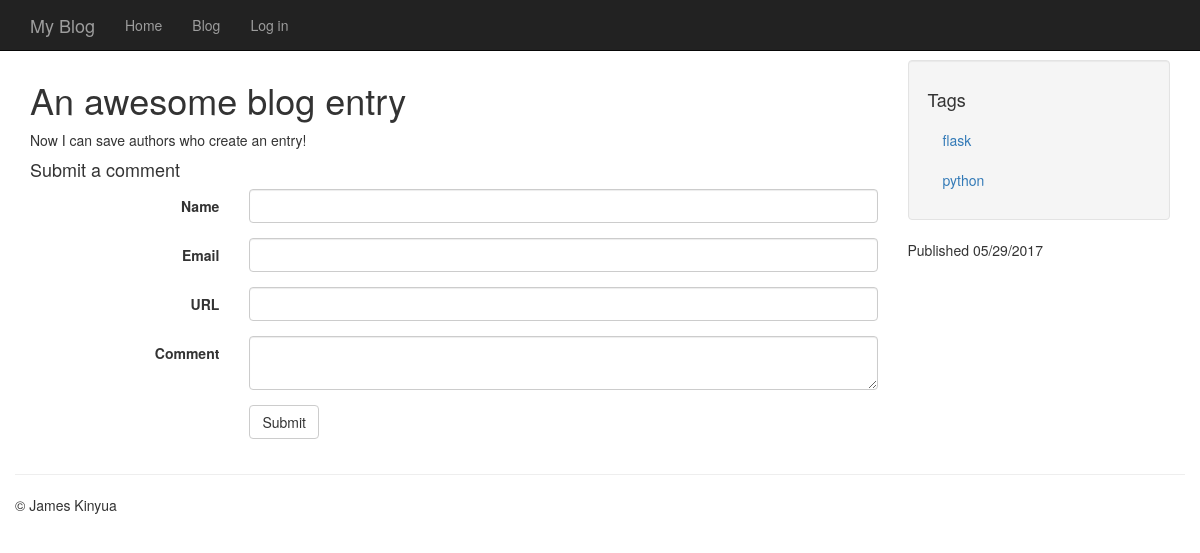
/entries/an-awesome-blog-entry/, run on the app's committed database.
### models.py (models this page shows, shortened)
class Entry(db.Model):
    STATUS_PUBLIC = 0
    STATUS_DRAFT = 1
    STATUS_DELETED = 2
    id = db.Column(db.Integer, primary_key=True)
    title = db.Column(db.String(100))
    slug = db.Column(db.String(100), unique=True)
    body = db.Column(db.Text)
    status = db.Column(db.SmallInteger, default=STATUS_PUBLIC)
    created_timestamp = db.Column(db.DateTime, default=datetime.datetime.now)
    modified_timestamp = db.Column(db.DateTime, default=datetime.datetime.now,
                                   onupdate=datetime.datetime.now)
    author_id = db.Column(db.Integer, db.ForeignKey('user.id'))
    tags = db.relationship('Tag', secondary=entry_tags,
                           backref=db.backref('entries', lazy='dynamic'))
    comments = db.relationship('Comment', backref='entry', lazy='dynamic')

class Tag(db.Model):
    id = db.Column(db.Integer, primary_key=True)
    name = db.Column(db.String(64))
    slug = db.Column(db.String(64), unique=True)

### entries/blueprint.py (the view)
@entries.route('/<slug>/')
def detail(slug):
    entry = get_entry_or_404(slug)
    form = CommentForm(data={'entry_id': entry.id})
    return render_template('entries/detail.html', entry=entry, form=form)

### entries/forms.py (shortened to what this page needs)
class CommentForm(wtforms.Form):
    name = wtforms.StringField('Name', validators=[DataRequired()])
    email = wtforms.StringField('Email', validators=[DataRequired(),
                                                     Email()])
    url = wtforms.StringField('URL', validators=[Optional(), URL()])
    body = wtforms.TextAreaField('Comment', validators=[DataRequired(),
                                                    Length(min=10, max=3000)])
    entry_id = wtforms.HiddenField(validators=[DataRequired()])

### app.py (called while the page is built)
@app.before_request
def before_request():
    g.user = current_user

### entries/blueprint.py (called while the page is built)
def get_entry_or_404(slug, author=None):
    query = Entry.query.filter(Entry.slug == slug)
    if author:
        query = query.filter(Entry.author == author)
    else:
        query = filter_status_by_user(query)
    return query.first_or_404()

def filter_status_by_user(query):
    if not g.user.is_authenticated:
        query = query.filter(Entry.status == Entry.STATUS_PUBLIC)
    else:
        query = query.filter(
            (Entry.status == Entry.STATUS_PUBLIC)|
            ((Entry.author == g.user) &
             (Entry.status != Entry.STATUS_DELETED))
        )
    return query

### entries/templates/entries/detail.html (shortened to what this page needs)
{% extends "base.html" %}
{% block content_title %}{{ entry.title }}{% endblock %}
{% block sidebar %}
	<ul class="well nav nav-list">
		<li><h4>Tags</h4></li>
		{% for tag in entry.tags %}
			<li><a href="{{ url_for('entries.tag_detail', slug=tag.slug) }}">{{ tag.name }}</a></li>
		{% endfor %}
	</ul>
	<p>Published {{ entry.created_timestamp.strftime('%m/%d/%Y') }}</p>
{% endblock %}
{% block content %}
	{{ entry.body }}
	<h4 id="comment-form">Submit a comment</h4>
	{% include "includes/comment_form.html" %}
{% endblock %}

### templates/base.html (shortened to what this page needs)
<!DOCTYPE html>
<html>
	<head>
		<link rel="stylesheet" type="text/css" href="//netdna.bootstrapcdn.com/bootstrap/3.1.0/css/bootstrap.min.css">
	</head>
	<body class="{% block body_class %}{% endblock %}">
	<div class="navbar navbar-inverse navbar-fixed-top" role="navigation">
		<div class="container">
			<div class="navbar-header">
				<a class="navbar-brand" href="#">{% block branding %}My Blog{% endblock %}</a>
			</div>
			<div class="collapse navbar-collapse">
				<ul class="nav navbar-nav">
					<li><a href="{{ url_for('homepage') }}">Home</a></li>
					<li><a href="{{ url_for('entries.index') }}">Blog</a></li>
					{% if g.user.is_authenticated %}
						<li><a href="{{ url_for('logout', next=request.path) }}">Log out</a></li>
					{% else %}
						<li><a href="{{ url_for('login', next=request.path) }}">Log in</a></li>
					{% endif %}
				</ul>
			</div>
		</div>
	</div>
	<div class="container">
		<div class="row">
			<div class="col-md-9">
				<h1>{% block content_title %}{% endblock %}</h1>
				{% block content %}
				{% endblock %}
			</div>
			<div class="col-md-3">
				{% block sidebar %}{% endblock %}
			</div>
		</div>
		<div class="row">
			<hr />
			<footer>
				<p>&copy; James Kinyua</p>
			</footer>
		</div>
	</div>
	</body>
</html>

### entries/templates/includes/comment_form.html (shortened to what this page needs)
{% from "macros/form_field.html" import form_field %}
<form action="/api/comment" class="form form-horizontal" id="comment-form" method="post">
	{{ form_field(form.name) }}
	{{ form_field(form.email) }}
	{{ form_field(form.url) }}
	{{ form_field(form.body) }}
	<div class="form-group">
		<div class="col-sm-offset-3 col-sm-9">
			<button type="submit" class="btn btn-default">Submit</button>
		</div>
	</div>
</form>

### templates/macros/form_field.html (shortened to what this page needs)
{% macro form_field(field) %}
	<div class="form-group{% if field.errors %} has-error has-feedback{% endif %}">
		{{ field.label(class='col-sm-3 control-label') }}
		<div class="col-sm-9">
			{{ field(class='form-control', **kwargs) }}
		</div>
	</div>
{% endmacro %}

### templates/base.html (style rules this page uses)
body { padding-top: 60px; }

### data on the page
Entry: title "An awesome blog entry", body "Now I can save authors who create an entry!", created_timestamp "05/29/2017"
Tag: name "flask"
Tag: name "python"

### other printed values
{{ field.label(class='col-sm-3 control-label') }} "Name Email URL Comment"
